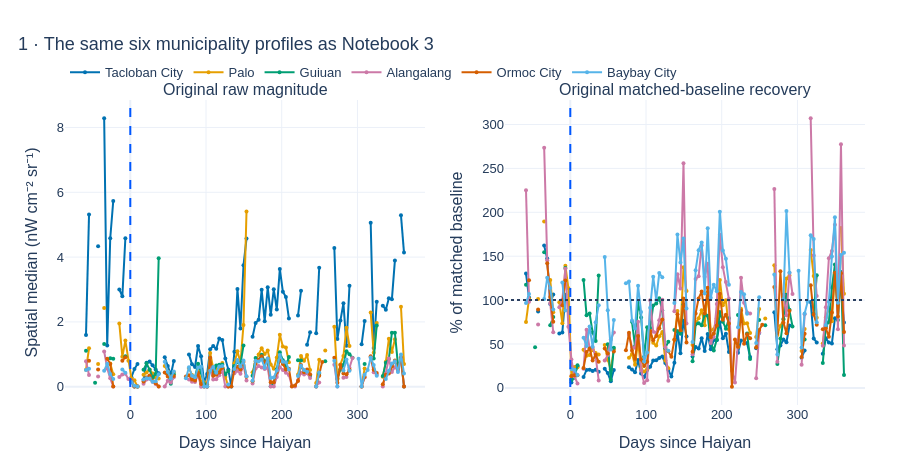

Notebook code cell kept with this figure:
### Markdown cell above
## 1. Keep the actual four-day maps

This calls **the same `build_pixel_matched_profile` function** as Notebook 3.
We keep its returned map cube and baseline image, instead of discarding them.
There is one small dictionary entry per municipality, not a new data pipeline.

First compare the ordinary time series. The raw panel is Notebook 3's spatial
median; the recovery panel is its matched **ratio of sums**, so dividing the raw
median by another median would not reproduce it. Missing four-day blocks remain gaps.

### Code cell
from scipy.stats import rankdata
from scipy.optimize import linear_sum_assignment
from sklearn.cluster import KMeans
from sklearn.metrics import pairwise_distances

POC_UNIT = "Tacloban City"  # Change to one of LOCATION_ORDER for another mapped example.
BIN_DAYS = 20              # Five original four-day blocks per bin; no time warping.
MIN_BIN_COMPOSITES = 2     # Exploratory choice: show counts, do not fill missing bins.
POC_K = 2                 # A visual demonstration, not an estimated number of families.
DIM_QUANTILE = 0.25        # Sensitivity only: remove the lowest baseline quartile per LGU.
SAVE_HTML = False
POC_OUT = PROJECT_DIR / "output" / "visual_recovery_poc"
POC_OUT.mkdir(parents=True, exist_ok=True)
figures = {}

def show(fig, name, title, height=470):
    fig.update_layout(template="plotly_white", title=dict(text=title, x=0.02),
        height=height, font=dict(family="Arial", size=13, color="#243B5A"),
        paper_bgcolor="rgba(0,0,0,0)", margin=dict(l=65, r=35, t=100, b=65),
        legend=dict(orientation="h", y=1.14, x=0), hovermode="closest")
    figures[name] = fig
    if SAVE_HTML:
        fig.write_html(POC_OUT / f"{name}.html", include_plotlyjs=True)
    fig.show()

def full_series(profile, field, blocks=range(-15, 91)):
    return profile.set_index("block")[field].reindex(blocks)

def trace(x, y, name, color, **kw):
    return go.Scatter(x=x, y=y, name=name, mode="lines+markers",
        line=dict(color=color), marker=dict(size=4), connectgaps=False, **kw)

cache, profiles = {}, []
for row in selected_raster_crs.itertuples():
    support = (selected_zone_id == int(row.profile_id)) & ghsl_mask
    local, support = crop_to_support(rq_cube, support)
    if local is None:
        raise ValueError(f"No source support for {row.unit_name}; inspect Notebook 3 setup.")
    p, C, B, fixed, report = build_pixel_matched_profile(
        local, support, 4, row.unit_name, "City/municipality")
    cache[row.unit_name] = dict(C=C.compute(), B=B.compute(), fixed=fixed,
        support=support, report=report)
    profiles.append(p)
poc_profiles = pd.concat(profiles, ignore_index=True)
metrics = pd.DataFrame([calculate_recovery_metrics(p) for p in profiles]).set_index("unit_name")
display(metrics[["impact_recovery_pct", "retained_pct", "max_gap_days", "quality_flag"]])

fig = make_subplots(rows=1, cols=2, subplot_titles=(
    "Original raw magnitude", "Original matched-baseline recovery"))
for name in LOCATION_ORDER:
    p = poc_profiles.loc[poc_profiles.unit_name == name]
    for col, field in enumerate(("raw_median_ntl", "recovery_pct"), 1):
        s = full_series(p, field)
        fig.add_trace(trace(4*s.index + 1.5, s.values, name, LOCATION_COLORS[name],
            legendgroup=name, showlegend=(col == 1)), row=1, col=col)
    fig.update_xaxes(title_text="Days since Haiyan")
fig.add_hline(y=100, line_dash="dot", row=1, col=2)
fig.add_vline(x=0, line_dash="dash", line_color="#0057FF")
fig.update_yaxes(title_text="Spatial median (nW cm⁻² sr⁻¹)", row=1, col=1)
fig.update_yaxes(title_text="% of matched baseline", row=1, col=2)
show(fig, "01_original_curves", "1 · The same six municipality profiles as Notebook 3")
